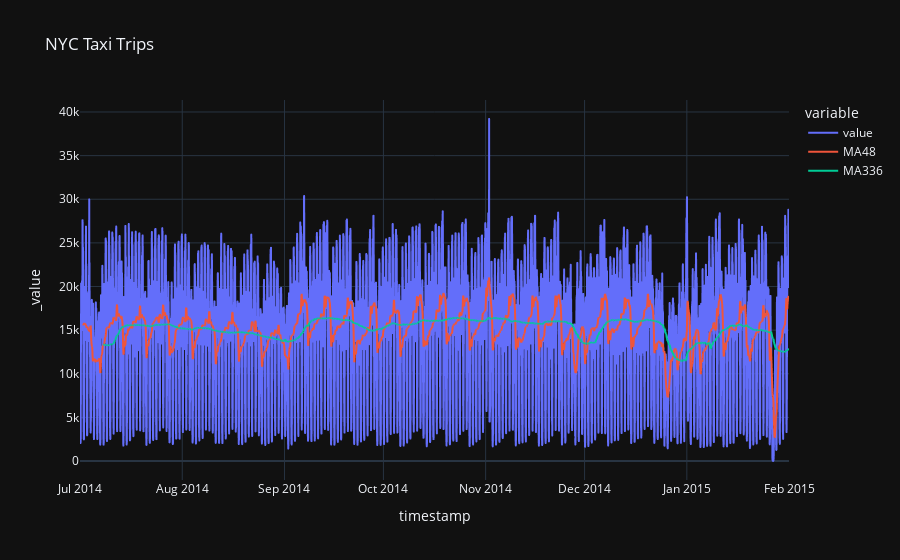

This figure's notebook cell:
### Code cell
data['MA48'] = data['value'].rolling(48).mean()
data['MA336'] = data['value'].rolling(336).mean()

# plot 
import plotly.express as px
fig = px.line(data, x="timestamp", y=['value', 'MA48', 'MA336'], title='NYC Taxi Trips', template = 'plotly_dark')
fig.show()

### Figure 1 — Plotly figure (JSON) as saved in the notebook; plotly's stock layout.template omitted (floating-point values rounded to 4 significant figures; data arrays with more than 128 entries replaced by an {"elided": "..."} marker saying what was removed)
{"data": [{"hovertemplate": "variable=value<br>timestamp=%{x}<br>_value=%{y}<extra></extra>", "legendgroup": "value", "line": {"color": "#636efa", "dash": "solid"}, "marker": {"symbol": "circle"}, "mode": "lines", "name": "value", "showlegend": true, "type": "scattergl", "x": {"elided": "10320 str values"}, "xaxis": "x", "y": {"elided": "10320 int values"}, "yaxis": "y"}, {"hovertemplate": "variable=MA48<br>timestamp=%{x}<br>_value=%{y}<extra></extra>", "legendgroup": "MA48", "line": {"color": "#EF553B", "dash": "solid"}, "marker": {"symbol": "circle"}, "mode": "lines", "name": "MA48", "showlegend": true, "type": "scattergl", "x": {"elided": "10320 str values"}, "xaxis": "x", "y": {"elided": "10320 float values"}, "yaxis": "y"}, {"hovertemplate": "variable=MA336<br>timestamp=%{x}<br>_value=%{y}<extra></extra>", "legendgroup": "MA336", "line": {"color": "#00cc96", "dash": "solid"}, "marker": {"symbol": "circle"}, "mode": "lines", "name": "MA336", "showlegend": true, "type": "scattergl", "x": {"elided": "10320 str values"}, "xaxis": "x", "y": {"elided": "10320 float values"}, "yaxis": "y"}], "layout": {"legend": {"title": {"text": "variable"}, "tracegroupgap": 0}, "title": {"text": "NYC Taxi Trips"}, "xaxis": {"anchor": "y", "domain": [0, 1], "title": {"text": "timestamp"}}, "yaxis": {"anchor": "x", "domain": [0, 1], "title": {"text": "_value"}}}}
